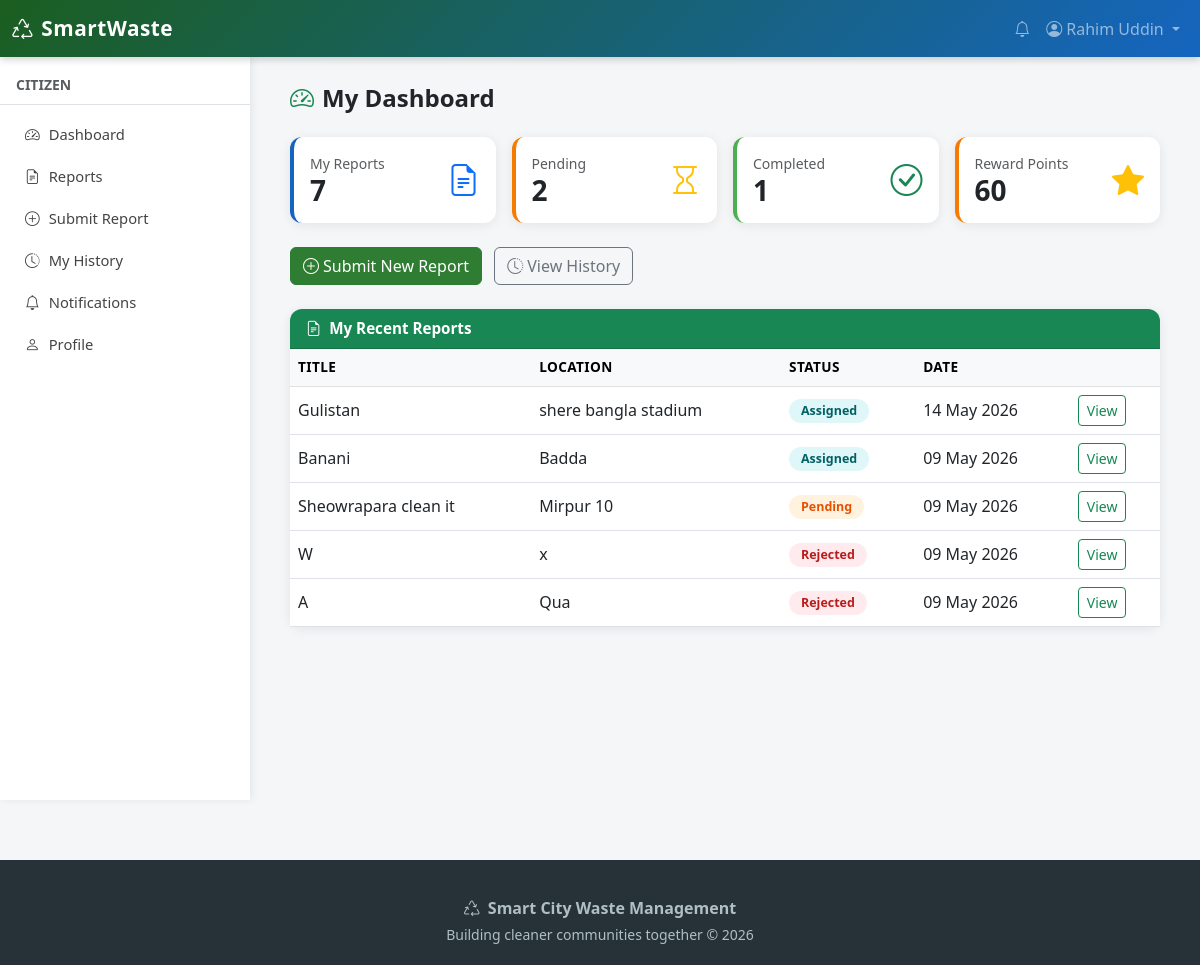
/dashboard/ (signed in), run on the app's committed database.
### users_app/models.py (models this page shows, shortened)
class User(AbstractBaseUser, PermissionsMixin):
    ROLE_CHOICES = [
        ('citizen', 'Citizen'),
        ('volunteer', 'Volunteer'),
        ('admin', 'Admin'),
    ]
    name = models.CharField(max_length=150)
    email = models.EmailField(unique=True)
    phone = models.CharField(max_length=20, blank=True)
    address = models.TextField(blank=True)
    profile_image = models.ImageField(upload_to='profiles/', blank=True, null=True)
    role = models.CharField(max_length=20, choices=ROLE_CHOICES, default='citizen')
    is_active = models.BooleanField(default=True)
    is_staff = models.BooleanField(default=False)
    date_joined = models.DateTimeField(auto_now_add=True)
    reward_points = models.IntegerField(default=0)
    USERNAME_FIELD = 'email'
    REQUIRED_FIELDS = ['name']
    objects = UserManager()
    class Meta:
        verbose_name = 'User'
        verbose_name_plural = 'Users'

### citizen_reports_app/models.py (models this page shows, shortened)
class WasteReport(models.Model):
    STATUS_CHOICES = [
        ('pending', 'Pending'),
        ('approved', 'Approved'),
        ('assigned', 'Assigned'),
        ('in_progress', 'In Progress'),
        ('completed', 'Completed'),
        ('rejected', 'Rejected'),
    ]
    citizen = models.ForeignKey(settings.AUTH_USER_MODEL, on_delete=models.CASCADE, related_name='reports')
    title = models.CharField(max_length=200)
    description = models.TextField()
    image = models.ImageField(upload_to='reports/', blank=True, null=True)
    location = models.CharField(max_length=300)
    status = models.CharField(max_length=20, choices=STATUS_CHOICES, default='pending')
    report_date = models.DateTimeField(auto_now_add=True)
    approved_by = models.ForeignKey(settings.AUTH_USER_MODEL, on_delete=models.SET_NULL, null=True, blank=True, related_name='approved_reports')
    completion_image = models.ImageField(upload_to='completions/', blank=True, null=True)
    updated_at = models.DateTimeField(auto_now=True)
    class Meta:
        ordering = ['-report_date']
        verbose_name = 'Waste Report'
        verbose_name_plural = 'Waste Reports'

### users_app/views.py (the view, shortened to what this page needs)
# urls.py: path('', views.dashboard_view, name='dashboard'),
@login_required
def dashboard_view(request):
    user = request.user
    context = {'user': user}
    if user.role == 'admin':
        context['total_reports'] = WasteReport.objects.count()
        context['pending_reports'] = WasteReport.objects.filter(status='pending').count()
        context['completed_reports'] = WasteReport.objects.filter(status='completed').count()
        context['total_users'] = User.objects.count()
        context['total_volunteers'] = User.objects.filter(role='volunteer').count()
        context['recent_reports'] = WasteReport.objects.order_by('-report_date')[:5]
        context['recent_users'] = User.objects.order_by('-date_joined')[:5]
        return render(request, 'users_app/admin_dashboard.html', context)
    else:  # citizen
        context['my_reports'] = WasteReport.objects.filter(citizen=user).count()
        context['pending_reports'] = WasteReport.objects.filter(citizen=user, status='pending').count()
        context['completed_reports'] = WasteReport.objects.filter(citizen=user, status='completed').count()
        context['recent_reports'] = WasteReport.objects.filter(citizen=user).order_by('-report_date')[:5]
        context['reward_points'] = user.reward_points
        return render(request, 'users_app/citizen_dashboard.html', context)

### users_app/templates/users_app/citizen_dashboard.html (shortened to what this page needs)
{% extends 'base.html' %}
{% block content %}
<div class="container-fluid">
    <h4 class="fw-bold mb-4"><i class="bi bi-speedometer2 me-2 text-success"></i>My Dashboard</h4>
    <div class="row g-3 mb-4">
        <div class="col-sm-6 col-md-3">
            <div class="card stat-card blue p-3">
                <div class="d-flex justify-content-between align-items-center">
                    <div><div class="text-muted small">My Reports</div><h3 class="fw-bold mb-0">{{ my_reports }}</h3></div>
                    <i class="bi bi-file-earmark-text text-primary" style="font-size:2rem;"></i>
                </div>
            </div>
        </div>
        <div class="col-sm-6 col-md-3">
            <div class="card stat-card orange p-3">
                <div class="d-flex justify-content-between align-items-center">
                    <div><div class="text-muted small">Pending</div><h3 class="fw-bold mb-0">{{ pending_reports }}</h3></div>
                    <i class="bi bi-hourglass text-warning" style="font-size:2rem;"></i>
                </div>
            </div>
        </div>
        <div class="col-sm-6 col-md-3">
            <div class="card stat-card green p-3">
                <div class="d-flex justify-content-between align-items-center">
                    <div><div class="text-muted small">Completed</div><h3 class="fw-bold mb-0">{{ completed_reports }}</h3></div>
                    <i class="bi bi-check-circle text-success" style="font-size:2rem;"></i>
                </div>
            </div>
        </div>
        <div class="col-sm-6 col-md-3">
            <div class="card stat-card orange p-3">
                <div class="d-flex justify-content-between align-items-center">
                    <div><div class="text-muted small">Reward Points</div><h3 class="fw-bold mb-0">{{ reward_points }}</h3></div>
                    <i class="bi bi-star-fill text-warning" style="font-size:2rem;"></i>
                </div>
            </div>
        </div>
    </div>
    <div class="row mb-4">
        <div class="col-12">
            <a href="{% url 'report_form' %}" class="btn btn-success me-2"><i class="bi bi-plus-circle me-1"></i>Submit New Report</a>
            <a href="{% url 'report_history' %}" class="btn btn-outline-secondary"><i class="bi bi-clock-history me-1"></i>View History</a>
        </div>
    </div>
    <div class="card">
        <div class="card-header bg-success text-white"><i class="bi bi-file-earmark-text me-2"></i>My Recent Reports</div>
        <div class="table-responsive">
            <table class="table table-hover mb-0">
                <thead class="table-light">
                    <tr><th>Title</th><th>Location</th><th>Status</th><th>Date</th><th></th></tr>
                </thead>
                <tbody>
                    {% for report in recent_reports %}
                    <tr>
                        <td>{{ report.title|truncatechars:35 }}</td>
                        <td>{{ report.location|truncatechars:25 }}</td>
                        <td><span class="status-badge badge-{{ report.status }}">{{ report.get_status_display }}</span></td>
                        <td>{{ report.report_date|date:"d M Y" }}</td>
                        <td><a href="{% url 'report_detail' report.pk %}" class="btn btn-sm btn-outline-success">View</a></td>
                    </tr>
                    {% empty %}
                    <tr><td colspan="5" class="text-center text-muted py-3">No reports submitted yet. <a href="{% url 'report_form' %}">Submit one now!</a></td></tr>
                    {% endfor %}
                </tbody>
            </table>
        </div>
    </div>
</div>
{% endblock %}

### templates/base.html (shortened to what this page needs)
{% load static %}
<!DOCTYPE html>
<html lang="en">
<head>
    <link href="https://cdn.jsdelivr.net/npm/bootstrap@5.3.0/dist/css/bootstrap.min.css" rel="stylesheet">
    <link href="https://cdn.jsdelivr.net/npm/bootstrap-icons@1.10.0/font/bootstrap-icons.css" rel="stylesheet">
    <link href="{% static 'css/style.css' %}" rel="stylesheet">
</head>
<body>
<nav class="navbar navbar-expand-lg navbar-dark fixed-top">
    <div class="container-fluid">
        <a class="navbar-brand" href="{% url 'home' %}">
            <i class="bi bi-recycle me-2"></i>SmartWaste
        </a>
        <div class="collapse navbar-collapse" id="navbarNav">
            <ul class="navbar-nav ms-auto align-items-center">
                {% if user.is_authenticated %}
                <li class="nav-item">
                    <a class="nav-link" href="{% url 'notification_list' %}">
                        <i class="bi bi-bell"></i>
                    </a>
                </li>
                <li class="nav-item dropdown">
                    <a class="nav-link dropdown-toggle" href="#" data-bs-toggle="dropdown">
                        <i class="bi bi-person-circle me-1"></i>{{ user.name }}
                    </a>
                </li>
                {% else %}
                <li class="nav-item"><a class="nav-link" href="{% url 'login' %}">Login</a></li>
                <li class="nav-item"><a class="nav-link btn btn-light text-dark px-3 ms-2" href="{% url 'register' %}">Register</a></li>
                {% endif %}
            </ul>
        </div>
    </div>
</nav>
{% if user.is_authenticated %}
<div class="sidebar pt-3">
    <div class="px-3 pb-2 mb-2 border-bottom">
        <small class="text-muted text-uppercase fw-bold">{{ user.get_role_display }}</small>
    </div>
    <ul class="nav flex-column">
        <li class="nav-item"><a class="nav-link" href="{% url 'dashboard' %}"><i class="bi bi-speedometer2"></i>Dashboard</a></li>
        <li class="nav-item"><a class="nav-link" href="{% url 'report_list' %}"><i class="bi bi-file-earmark-text"></i>Reports</a></li>
        {% if user.role == 'citizen' %}
        <li class="nav-item"><a class="nav-link" href="{% url 'report_form' %}"><i class="bi bi-plus-circle"></i>Submit Report</a></li>
        <li class="nav-item"><a class="nav-link" href="{% url 'report_history' %}"><i class="bi bi-clock-history"></i>My History</a></li>
        {% endif %}
        <li class="nav-item"><a class="nav-link" href="{% url 'notification_list' %}"><i class="bi bi-bell"></i>Notifications</a></li>
        <li class="nav-item"><a class="nav-link" href="{% url 'profile' %}"><i class="bi bi-person"></i>Profile</a></li>
    </ul>
</div>
<div class="main-content">
{% else %}
<div class="pt-5 mt-3">
{% endif %}
    {% block content %}{% endblock %}
</div>
<footer>
    <div class="container text-center">
        <p class="mb-1"><i class="bi bi-recycle me-2"></i><strong>Smart City Waste Management</strong></p>
        <p class="small mb-0">Building cleaner communities together &copy; 2026</p>
    </div>
</footer>
</body>
</html>

### static/css/style.css (style rules this page uses)
:root { --primary: #2e7d32; --primary-light: #4caf50; --primary-dark: #1b5e20; --secondary: #1565c0; --accent: #f57c00; --danger: #c62828; --bg: #f4f6f8; --card-shadow: 0 2px 12px rgba(0,0,0,0.08); }
body { background: var(--bg); font-family: 'Segoe UI', Tahoma, Geneva, Verdana, sans-serif; }
a { text-decoration: none; }
.navbar { background: linear-gradient(135deg, var(--primary-dark) 0%, var(--secondary) 100%) !important; box-shadow: 0 2px 8px rgba(0,0,0,0.2); }
.navbar-brand { font-weight: 800; font-size: 1.3rem; letter-spacing: 0.5px; }
.sidebar { width: 250px; min-height: calc(100vh - 56px); background: #ffffff; box-shadow: 2px 0 8px rgba(0,0,0,0.07); position: fixed; top: 56px; left: 0; z-index: 99; overflow-y: auto; }
.sidebar .nav-link { color: #444; padding: 10px 22px; border-left: 3px solid transparent; transition: all 0.2s ease; font-size: 0.92rem; }
.sidebar .nav-link i { margin-right: 9px; width: 18px; text-align: center; }
.main-content { margin-left: 250px; margin-top: 56px; padding: 28px; min-height: calc(100vh - 56px); }
.card { border: none; border-radius: 12px; box-shadow: var(--card-shadow); transition: transform 0.15s ease, box-shadow 0.15s ease; }
.card-header { border-radius: 12px 12px 0 0 !important; font-weight: 600; font-size: 0.95rem; }
.stat-card { border-left: 4px solid #ddd; }
.stat-card.green { border-left-color: var(--primary-light); }
.stat-card.blue { border-left-color: var(--secondary); }
.stat-card.orange { border-left-color: var(--accent); }
.status-badge { display: inline-block; padding: 3px 12px; border-radius: 20px; font-size: 0.78rem; font-weight: 600; }
.badge-pending { background: #fff3e0; color: #e65100; }
.badge-assigned { background: #e0f7fa; color: #006064; }
.badge-rejected { background: #ffebee; color: #b71c1c; }
.btn-success { background: var(--primary); border-color: var(--primary); }
.table th { font-weight: 600; font-size: 0.85rem; text-transform: uppercase; letter-spacing: 0.4px; }
.table td { vertical-align: middle; }
footer { background: #263238; color: #b0bec5; padding: 36px 0 20px; margin-top: 60px; }

### data on the page
User: name "Rahim Uddin", role "CITIZEN"
WasteReport: title "Gulistan", location "shere bangla stadium", status "Assigned", report_date "14 May 2026"
WasteReport: title "Banani", location "Badda", status "Assigned", report_date "09 May 2026"
WasteReport: title "Sheowrapara clean it", location "Mirpur 10", status "Pending", report_date "09 May 2026"
WasteReport: title "W", location "x", status "Rejected", report_date "09 May 2026"
WasteReport: title "A", location "Qua", status "Rejected", report_date "09 May 2026"

### other printed values
{{ my_reports }} "7"
{{ pending_reports }} "2"
{{ completed_reports }} "1"
{{ reward_points }} "60"
